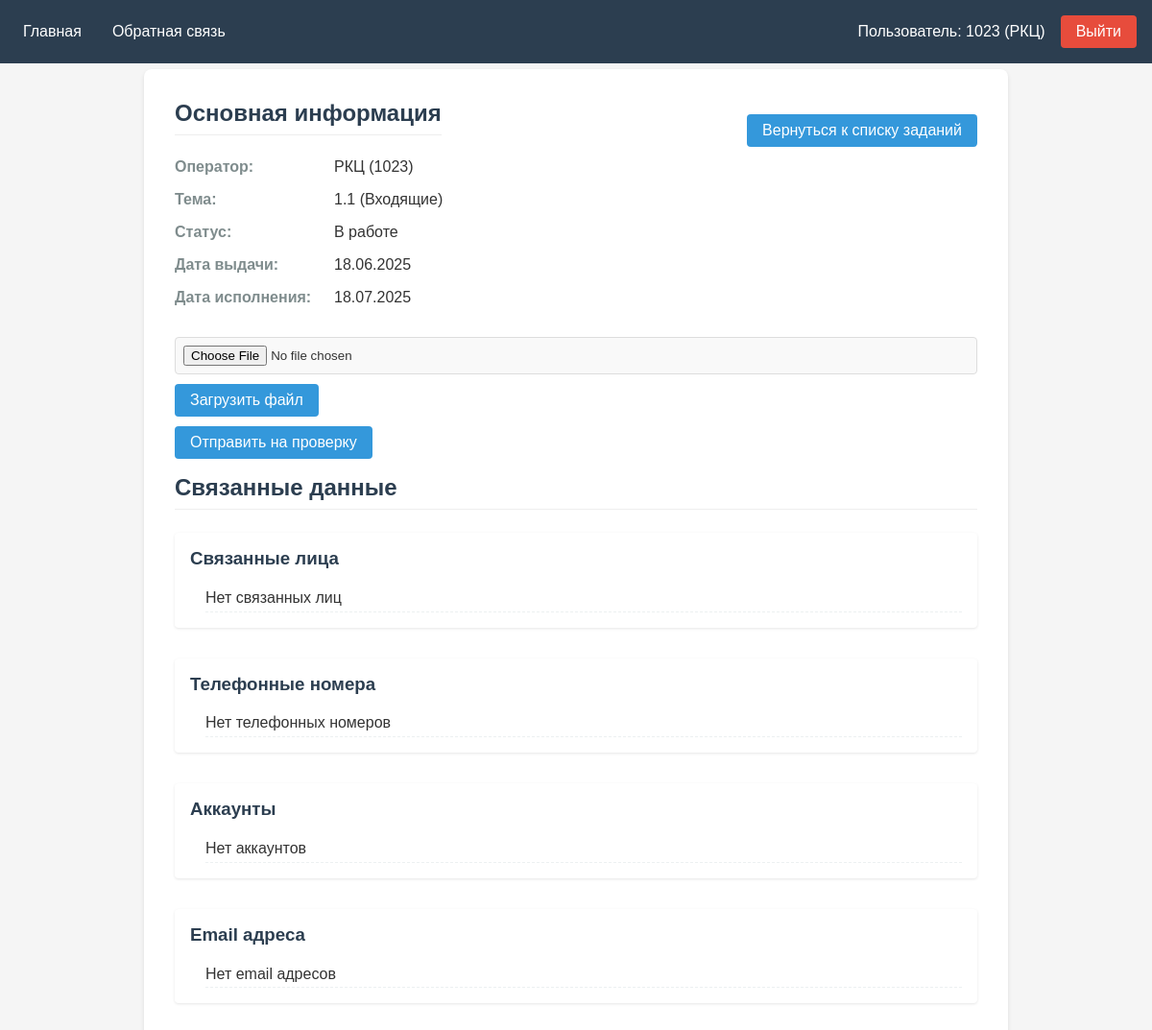
Screenshot of /tasker/task/1/ (signed in) with the database file from the repository.
### tasker/models.py (models this page shows, shortened)
class Tasks(models.Model):
    user = models.ForeignKey(CustomUser, on_delete=models.PROTECT)
    subject = models.ForeignKey(TaskSubjects, on_delete=models.PROTECT)
    status = models.ForeignKey(TaskStatus, on_delete=models.PROTECT, default=get_default_status)
    start_date = models.DateField()
    end_date = models.DateField()
    persons = models.ManyToManyField(Persons)
    phoneNumbers = models.ManyToManyField(PhoneNumbers)
    accounts = models.ManyToManyField(InternetAccounts)
    emails = models.ManyToManyField(Emails)
    file = models.FileField(upload_to='task_files/', blank=True, null=True, verbose_name="Прикрепленный файл")
    file_name = models.CharField(max_length=255, blank=True, null=True)

class TaskSubjects(models.Model):
    name = models.CharField()
    synonym = models.CharField()
    def __str__(self):
        return f"{self.synonym} ({self.name})"

class TaskStatus(models.Model):
    status = models.CharField()
    synonym = models.CharField()
    def __str__(self):
        return self.synonym

### tasker/myviews/tasks.py (the view)
# urls.py: path("<int:id>/", tasks.detail, name='detail'),
def detail(request, id):
    task = get_object_or_404(Tasks, id=id)
    if task.user != request.user and not request.user.groups.filter(name='main').exists():
        return redirect('list')
    else:
        context = {
            'task': task,
            'status': task.status.status
        }
        return render(request, 'tasks/detail.html', context)

### tasker/models.py (called while the page is built)
    def __str__(self):
        return f"{self.first_name} ({self.username})"

### tasker/templates/tasks/detail.html (shortened to what this page needs)
{% extends "menu.html" %}
{% block content %}
<div class="task-detail">
    <div class="task-info">
        <div class="header-container">
            <h2>Основная информация</h2>
            <a href="../" class="back-btn">Вернуться к списку заданий</a>
        </div>
        <div class="info-grid">
            <div class="info-label">Оператор:</div>
            <div>{{ task.user }}</div>
            <div class="info-label">Тема:</div>
            <div>{{ task.subject }}</div>
            <div class="info-label">Статус:</div>
            <div>{{ task.status }}</div>
            <div class="info-label">Дата выдачи:</div>
            <div>{{ task.start_date|date:"d.m.Y" }}</div>
            <div class="info-label">Дата исполнения:</div>
            <div>{{ task.end_date|date:"d.m.Y" }}</div>
        </div>
    </div>
        {% if status == 'in_progress' and request.user == task.user or status == 'review' and request.user.groups.all.0.name == 'main' %}
            <form
                    method="post"
                    enctype="multipart/form-data"
                    action="{% url 'upload_file' task.id %}"
                    style="padding: 0rem; margin-bottom: 0.5rem;"
            >
                <input type="file" name="file" id="file" style="margin-bottom: 0.5rem;">
                <button type="submit" class="details-btn">
                    {% if task.file %}
                    Обновить файл
                    {% else %}
                    Загрузить файл
                    {% endif %}
                </button>
            </form>
        {% endif %}
    <div style="margin-bottom: 1rem;">
    {% if request.user.groups.all.0.name == 'user' %}
        {% if status == 'in_progress' %}
        <a href="review" class="details-btn">Отправить на проверку</a>
        {% endif %}
    {% endif %}
    </div>
    <div class="related-data">
        <h2>Связанные данные</h2>
        <div class="data-section">
            <h3>Связанные лица</h3>
            <ul>
                {% for person in task.persons.all %}
                    <li>
                        <span>{{ person.person }}</span>
                        {% include "includes/copy_button.html" %}
                    </li>
                {% empty %}
                    <li>Нет связанных лиц</li>
                {% endfor %}
            </ul>
        </div>
        <div class="data-section">
            <h3>Телефонные номера</h3>
            <ul>
                {% for number in task.phoneNumbers.all %}
                    <li>
                        <span>{{ number.numbers }}</span>
                        {% include "includes/copy_button.html" %}
                    </li>
                {% empty %}
                    <li>Нет телефонных номеров</li>
                {% endfor %}
            </ul>
        </div>
        <div class="data-section">
            <h3>Аккаунты</h3>
            <ul>
                {% for account in task.accounts.all %}
                    <li>
                        <span>{{ account.account }}</span>
                        {% include "includes/copy_button.html" %}
                    </li>
                {% empty %}
                    <li>Нет аккаунтов</li>
                {% endfor %}
            </ul>
        </div>
        <div class="data-section">
            <h3>Email адреса</h3>
            <ul>
                {% for email in task.emails.all %}
                    <li>
                        <span>{{ email.email }}</span>
                        {% include "includes/copy_button.html" %}
                    </li>
                {% empty %}
                    <li>Нет email адресов</li>
                {% endfor %}
            </ul>
        </div>
    </div>
</div>
{% endblock content %}

### tasker/templates/menu.html (shortened to what this page needs)
<!DOCTYPE html>
{% load static %}
<html lang="ru">
<head>
    <link rel="stylesheet" href="{% static 'css/styles.css' %}" />
</head>
<body>
    {% if user.is_authenticated %}
    <nav>
        <div class="nav-left">
            <a href="/tasker" class="{% if active_tab == 'index' %}active{% endif %}">Главная</a>
            <a href="/tasker/feedback" class="{% if active_tab == 'feedback' %}active{% endif %}">Обратная связь</a>
        </div>
        <div class="nav-right">
            <span class="user-info">Пользователь{% if request.user.groups.all.0.name == 'main' %} (main){% endif %}: {{ user.username }} ({{ user.first_name }})</span>
            <form action="{% url 'logout' %}" method="post" style="display: inline;">
                <button type="submit" class="logout-btn">Выйти</button>
            </form>
        </div>
    </nav>
    <div class="container">
        {% block content%}Контент{% endblock content %}
    </div>
    {% endif %}
</body>
</html>

### tasker/static/css/styles.css (style rules this page uses)
* { margin: 0; padding: 0; box-sizing: border-box; font-family: Arial, sans-serif; }
body { background-color: #f5f5f5; color: #333; }
nav { background: #2c3e50; display: flex; justify-content: space-between; padding: 1rem; }
.nav-left, .nav-right { display: flex; align-items: center; }
nav a { color: white; text-decoration: none; margin-right: 1rem; padding: 0.5rem; }
.nav-right form { margin: 0; padding: 0; border: none; background: none; }
.nav-right form button { margin: 0; padding: 0.5rem 1rem; border: none; background: #e74c3c; color: white; border-radius: 4px; cursor: pointer; font: inherit; }
.user-info { color: white; margin-right: 1rem; }
.logout-btn { background: #e74c3c; color: white; border: none; padding: 0.5rem 1rem; border-radius: 4px; cursor: pointer; }
.container { max-width: 1200px; margin-top: 6px; margin: 6px auto 0; padding: 0 1rem; }
.header-container { display: flex; justify-content: space-between; margin-top: 0rem; align-items: center; margin-bottom: 0px; }
button, .details-btn, .back-btn { background: #3498db; color: white; border: none; padding: 0.5rem 1rem; margin-top: 2px; border-radius: 4px; cursor: pointer; justify-content: center; align-items: center; text-decoration: none; display: inline-block; font-family: inherit; font-size: inherit; }
form { background: white; padding: 1.5rem; border-radius: 4px; }
input, select, textarea { width: 100%; padding: 0.5rem; border: 1px solid #ddd; border-radius: 4px; margin-bottom: 1rem; }
.task-detail { max-width: 900px; margin: 0 auto; background: white; padding: 2rem; border-radius: 8px; box-shadow: 0 2px 4px rgba(0,0,0,0.1); }
.task-info h2, .related-data h2 { color: #2c3e50; border-bottom: 1px solid #eee; padding-bottom: 0.5rem; margin-bottom: 1.5rem; }
.info-grid { display: grid; grid-template-columns: 150px 1fr; gap: 1rem; margin-bottom: 2rem; }
.info-label { font-weight: bold; color: #7f8c8d; }
.data-section { margin-bottom: 1rem; }
.data-section h3 { color: #3498db; margin-bottom: 0.5rem; }
.data-section ul { list-style-type: none; padding-left: 1rem; }
.data-section li { padding: 0.3rem 0; border-bottom: 1px dashed #ecf0f1; }
.data-section { margin-bottom: 2rem; padding: 1rem; background: white; border-radius: 4px; box-shadow: 0 1px 3px rgba(0,0,0,0.1); }
.data-section h3 { margin-bottom: 1rem; color: #2c3e50; }
input[type="file"] { padding: 0.5rem; border: 1px solid #ddd; border-radius: 4px; background: #f9f9f9; width: 100%; margin-bottom: 1rem; }

### rows the page displays
Tasks: user "РКЦ (1023)", subject "1.1 (Входящие)", status "В работе", start_date "18.06.2025", end_date "18.07.2025"

### other values shown
{{ user.username }} "1023"
{{ user.first_name }} "РКЦ"
